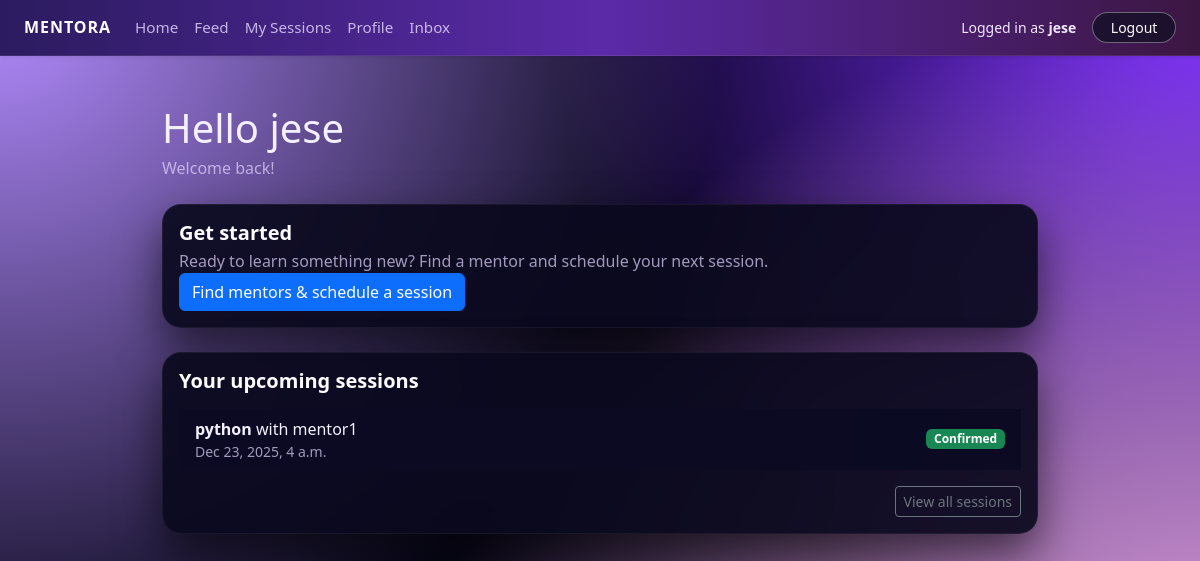
The page /dashboard/ (signed in) on the database as committed earlier.
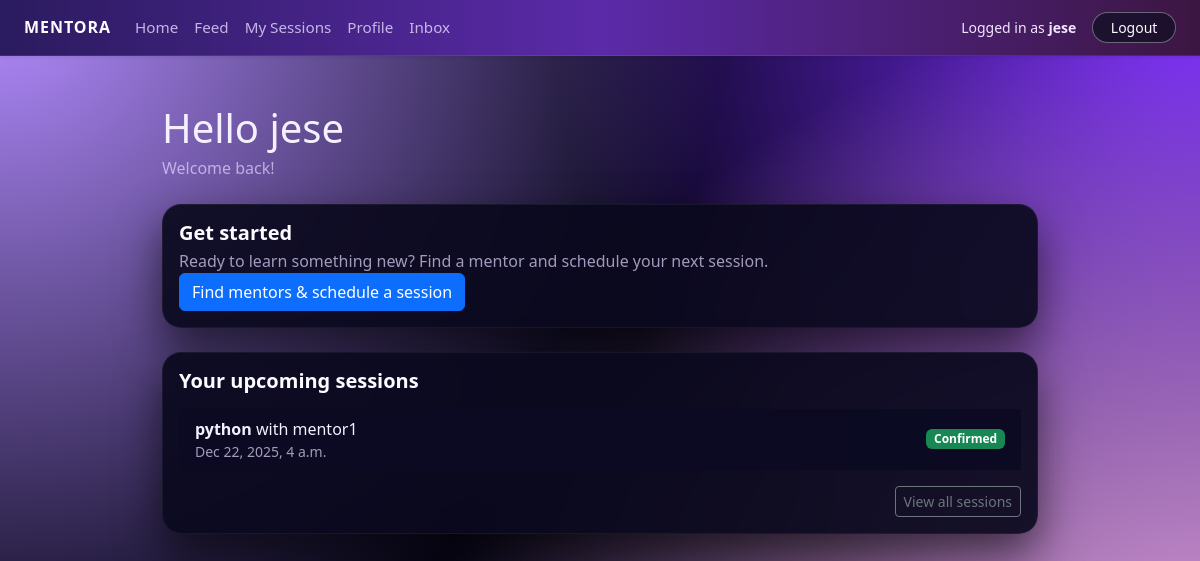
The same page on the database as committed later.
### core/models.py (models this page shows, shortened)
class Session(models.Model):
    STATUS_CHOICES = [
        ("PENDING", "Pending"),
        ("CONFIRMED", "Confirmed"),
        ("COMPLETED", "Completed"),
        ("CANCELLED", "Cancelled"),
    ]
    mentor = models.ForeignKey(
        Profile,
        on_delete=models.CASCADE,
        related_name="sessions_as_mentor",
    )
    mentee = models.ForeignKey(
        Profile,
        on_delete=models.CASCADE,
        related_name="sessions_as_mentee",
    )
    topic = models.CharField(max_length=200)
    scheduled_at = models.DateTimeField()
    status = models.CharField(max_length=10, choices=STATUS_CHOICES, default="PENDING")
    created_at = models.DateTimeField(auto_now_add=True)

class Profile(models.Model):
    ROLE_CHOICES = [
        ("MENTOR", "Mentor"),
        ("MENTEE", "Mentee"),
    ]
    user = models.OneToOneField(
        settings.AUTH_USER_MODEL,
        on_delete=models.CASCADE,
        related_name="profile",
    )
    role = models.CharField(max_length=10, choices=ROLE_CHOICES)
    public_id = models.CharField(
        max_length=10,
        unique=True,
        editable=False,
        blank=True,
        null=True,
    )
    bio = models.TextField(blank=True)
    skills = models.CharField(
        max_length=255,
        blank=True,
        help_text="Comma-separated skills, e.g. Python, Data Science, Resume Review",
    )
    hourly_rate = models.DecimalField(
        max_digits=6,
        decimal_places=2,
        null=True,
        blank=True,
        help_text="Only for mentors",
    )
    photo = models.ImageField(
        upload_to="profiles/",
        blank=True,
        null=True,
    )

### core/views.py (the view)
# urls.py: path("dashboard/", views.dashboard, name="dashboard"),  # user dashboard
@login_required
def dashboard(request):
    user = request.user
    profile, created = Profile.objects.get_or_create(
        user=user,
        defaults={"role": "MENTEE"},
    )
    if created or profile.role not in ["MENTOR", "MENTEE"]:
        return redirect("select_role")
    if profile.role == "MENTOR":
        sessions = Session.objects.filter(mentor=profile).order_by("scheduled_at")
        total_sessions = sessions.count()
        completed = sessions.filter(status="COMPLETED").count()
        pending = sessions.filter(status="PENDING").count()
        avg_rating = (
            Review.objects.filter(session__mentor=profile)
                          .aggregate(Avg("rating"))["rating__avg"]
        )
        upcoming_sessions = sessions.filter(
            status__in=["PENDING", "CONFIRMED"]
        )
        context = {
            "profile": profile,
            "is_mentor": True,
            "total_sessions": total_sessions,
            "completed": completed,
            "pending": pending,
            "avg_rating": avg_rating,
            "upcoming_sessions": upcoming_sessions,
        }
    else:
        sessions = Session.objects.filter(mentee=profile).order_by("scheduled_at")
        upcoming_sessions = sessions.filter(
            status__in=["PENDING", "CONFIRMED"]
        )
        context = {
            "profile": profile,
            "is_mentor": False,
            "upcoming_sessions": upcoming_sessions,
        }
    return render(request, "core/dashboard.html", context)

### templates/core/dashboard.html (shortened to what this page needs)
{% extends "base.html" %}
{% block content %}
<div class="container mt-4" style="max-width: 900px;">
  {% if not is_mentor %}
    <h1 class="mb-1">Hello {{ profile.user.username }} </h1>
    <p class="text-muted mb-4">
      Welcome back!
    </p>
    <div class="card mb-4">
      <div class="card-body d-flex flex-wrap justify-content-between align-items-center">
        <div>
          <h5 class="card-title mb-1">Get started</h5>
          <p class="mb-0 text-muted">
            Ready to learn something new? Find a mentor and schedule your next session.
          </p>
        </div>
        <a href="{% url 'mentor_list' %}" class="btn btn-primary mt-3 mt-md-0">
          Find mentors &amp; schedule a session
        </a>
      </div>
    </div>
    <div class="card mb-4">
      <div class="card-body">
        <h5 class="card-title mb-3">Your upcoming sessions</h5>
        {% if upcoming_sessions %}
          <ul class="list-group list-group-flush">
            {% for s in upcoming_sessions %}
              <li class="list-group-item d-flex justify-content-between align-items-center">
                <div>
                  <div><strong>{{ s.topic }}</strong> with {{ s.mentor.user.username }}</div>
                  <div class="small text-muted">
                    {{ s.scheduled_at|date:"M d, Y, g a" }}
                  </div>
                </div>
                <span class="badge
                             {% if s.status == 'CONFIRMED' %}bg-success
                             {% elif s.status == 'PENDING' %}bg-warning text-dark
                             {% else %}bg-secondary{% endif %}">
                  {{ s.status|title }}
                </span>
              </li>
            {% endfor %}
          </ul>
          <div class="mt-3 text-end">
            <a href="{% url 'my_sessions' %}" class="btn btn-outline-secondary btn-sm">
              View all sessions
            </a>
          </div>
        {% endif %}
      </div>
    </div>
  {% endif %}
</div>
{% endblock %}

Rows that differ between the two databases and show on the page:
changed Session "python": scheduled_at "Dec 23, 2025, 4 a.m." → "Dec 22, 2025, 4 a.m."
